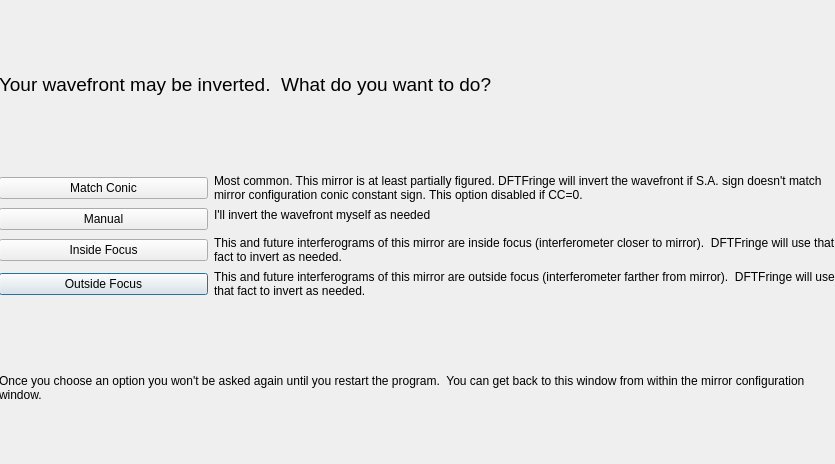
<?xml version="1.0" encoding="UTF-8"?>
<ui version="4.0">
 <class>autoInvertDlg</class>
 <widget class="QDialog" name="autoInvertDlg">
  <property name="geometry">
   <rect>
    <x>0</x>
    <y>0</y>
    <width>835</width>
    <height>464</height>
   </rect>
  </property>
  <property name="windowTitle">
   <string>Invert Wavefront Mode</string>
  </property>
  <property name="modal">
   <bool>true</bool>
  </property>
  <widget class="QWidget" name="verticalLayoutWidget">
   <property name="geometry">
    <rect>
     <x>-1</x>
     <y>0</y>
     <width>841</width>
     <height>471</height>
    </rect>
   </property>
   <layout class="QVBoxLayout" name="verticalLayout" stretch="1,2,1">
    <item>
     <widget class="QLabel" name="lblMain">
      <property name="font">
       <font>
        <pointsize>14</pointsize>
       </font>
      </property>
      <property name="text">
       <string>Your wavefront may be inverted.  What do you want to do?</string>
      </property>
      <property name="wordWrap">
       <bool>true</bool>
      </property>
     </widget>
    </item>
    <item>
     <layout class="QGridLayout" name="gridLayout" columnstretch="1,3">
      <item row="3" column="0">
       <widget class="QPushButton" name="btnOutside">
        <property name="text">
         <string>Outside Focus</string>
        </property>
       </widget>
      </item>
      <item row="2" column="0">
       <widget class="QPushButton" name="btnInside">
        <property name="text">
         <string>Inside Focus</string>
        </property>
       </widget>
      </item>
      <item row="1" column="0">
       <widget class="QPushButton" name="btnManual">
        <property name="text">
         <string>Manual</string>
        </property>
       </widget>
      </item>
      <item row="0" column="0">
       <widget class="QPushButton" name="btnUseConic">
        <property name="text">
         <string>Match Conic</string>
        </property>
       </widget>
      </item>
      <item row="1" column="1">
       <widget class="QLabel" name="label">
        <property name="text">
         <string>I'll invert the wavefront myself as needed</string>
        </property>
        <property name="alignment">
         <set>Qt::AlignLeading|Qt::AlignLeft|Qt::AlignTop</set>
        </property>
        <property name="wordWrap">
         <bool>true</bool>
        </property>
       </widget>
      </item>
      <item row="3" column="1">
       <widget class="QLabel" name="label_4">
        <property name="text">
         <string>This and future interferograms of this mirror are outside focus (interferometer farther from mirror).  DFTFringe will use that fact to invert as needed.</string>
        </property>
        <property name="alignment">
         <set>Qt::AlignLeading|Qt::AlignLeft|Qt::AlignTop</set>
        </property>
        <property name="wordWrap">
         <bool>true</bool>
        </property>
       </widget>
      </item>
      <item row="2" column="1">
       <widget class="QLabel" name="label_3">
        <property name="text">
         <string>This and future interferograms of this mirror are inside focus (interferometer closer to mirror).  DFTFringe will use that fact to invert as needed.</string>
        </property>
        <property name="alignment">
         <set>Qt::AlignLeading|Qt::AlignLeft|Qt::AlignTop</set>
        </property>
        <property name="wordWrap">
         <bool>true</bool>
        </property>
       </widget>
      </item>
      <item row="0" column="1">
       <widget class="QLabel" name="label_2">
        <property name="text">
         <string>Most common. This mirror is at least partially figured. DFTFringe will invert the wavefront if S.A. sign doesn't match mirror configuration conic constant sign. This option disabled if CC=0.</string>
        </property>
        <property name="alignment">
         <set>Qt::AlignLeading|Qt::AlignLeft|Qt::AlignTop</set>
        </property>
        <property name="wordWrap">
         <bool>true</bool>
        </property>
       </widget>
      </item>
     </layout>
    </item>
    <item>
     <widget class="QLabel" name="label_6">
      <property name="text">
       <string>Once you choose an option you won't be asked again until you restart the program.  You can get back to this window from within the mirror configuration window.</string>
      </property>
      <property name="wordWrap">
       <bool>true</bool>
      </property>
     </widget>
    </item>
   </layout>
  </widget>
 </widget>
 <resources/>
 <connections/>
</ui>
